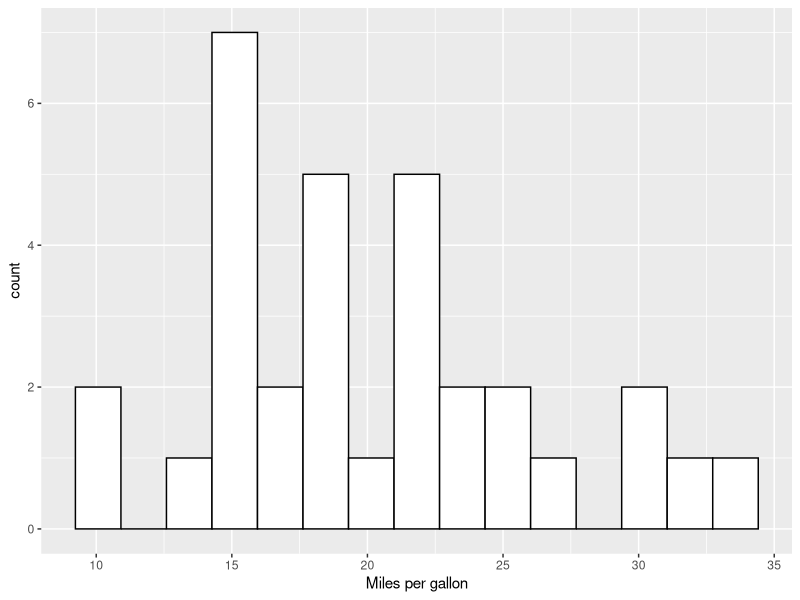

The R source for this figure:
## ---- chunk 1
knitr::opts_chunk$set(echo = TRUE)
## ---- chunk 2
library(tidyverse)
ggplot(data = mtcars, aes(x = mpg)) + 
  geom_histogram(colour = "black", fill = "white", bins = 15) + 
  labs(x = "Miles per gallon")
